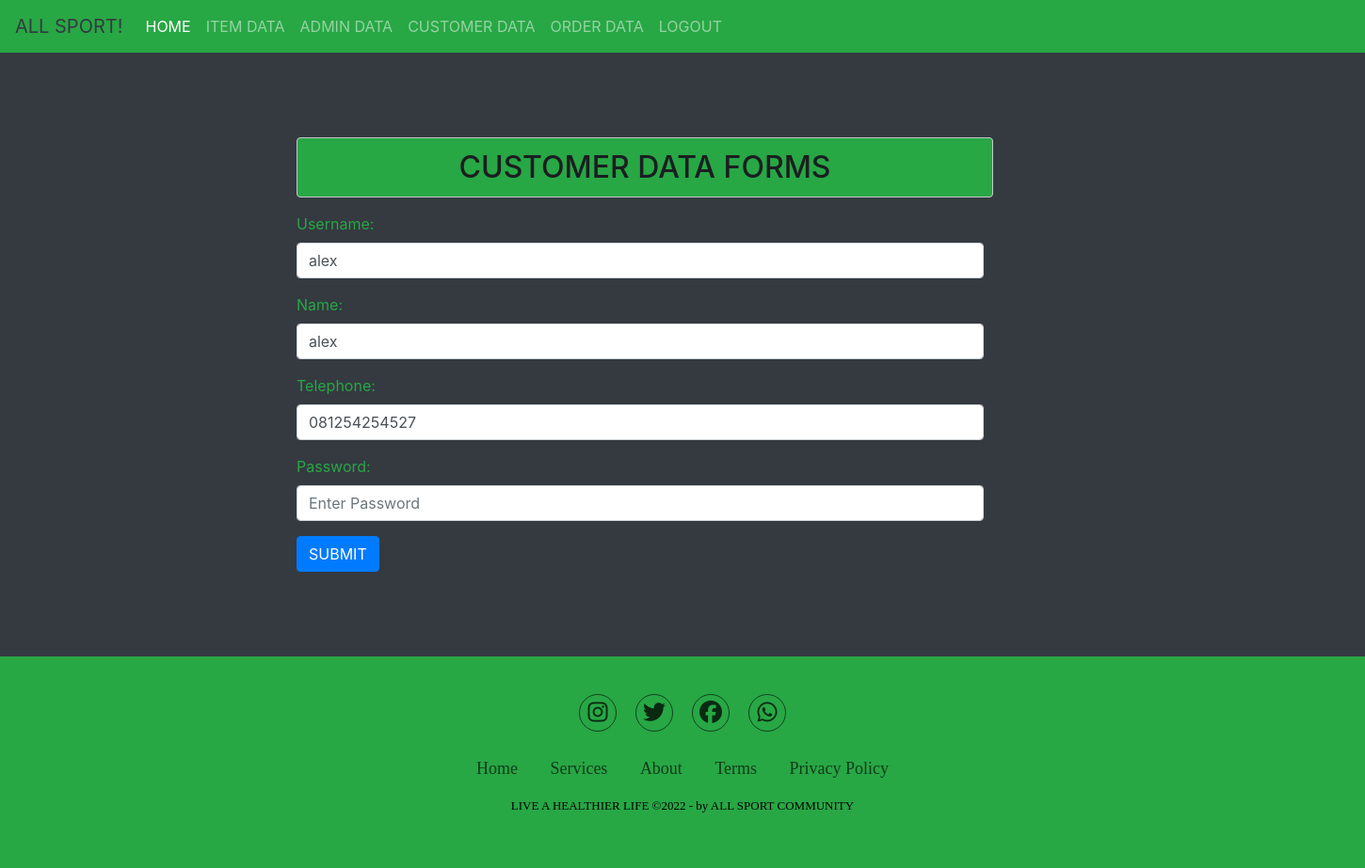
The app's page /update_pembeli.php?id=1 (signed in), older data.
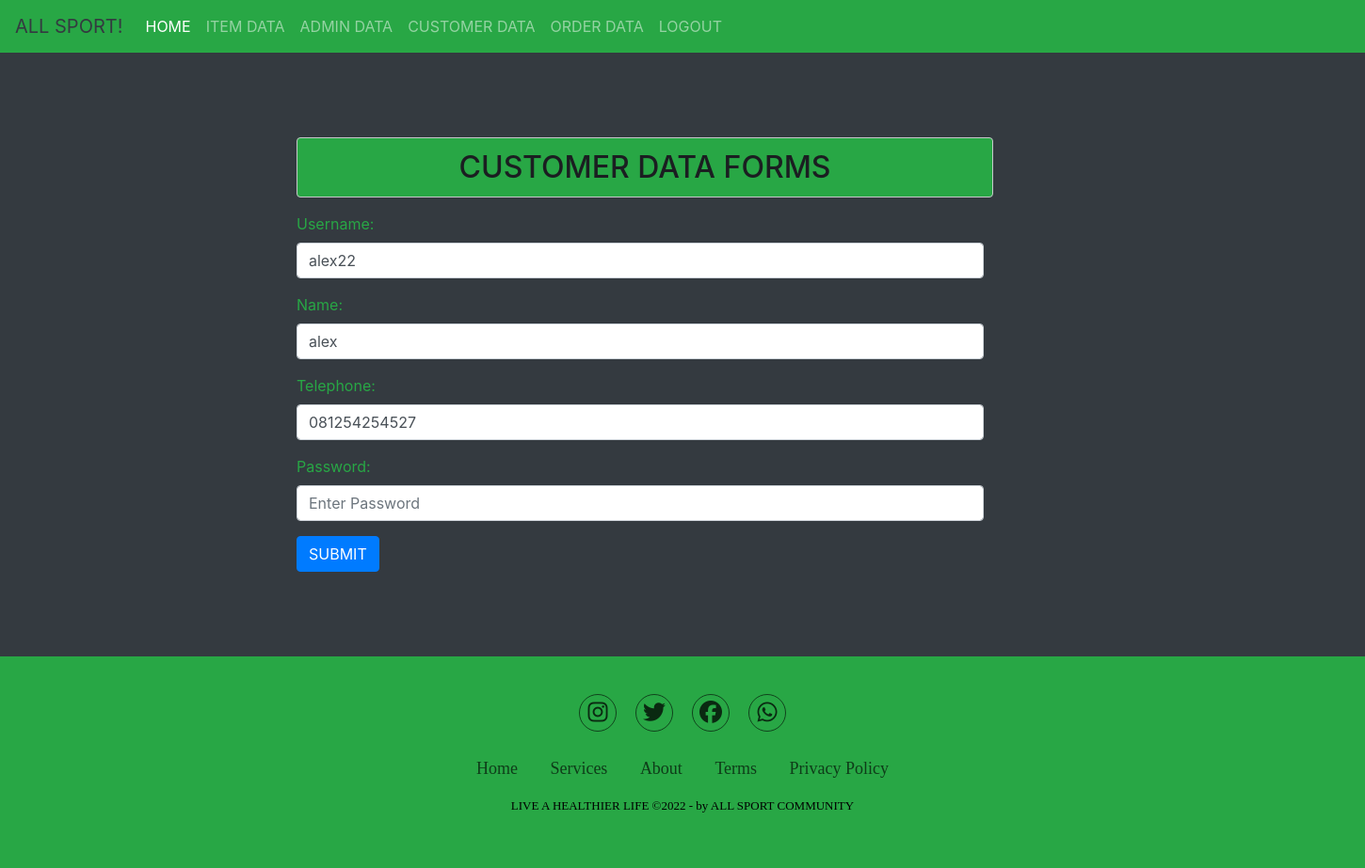
The same page, newer data.
### tables this page shows
CREATE TABLE `customers` (
  `id_plg` int(11) NOT NULL,
  `username_plg` varchar(30) NOT NULL,
  `nama_plg` varchar(30) NOT NULL,
  `no_hp_plg` varchar(15) NOT NULL,
  `password` varchar(255) NOT NULL
);

### update_pembeli.php (the view, shortened to what this page needs)
<?php
  include('koneksi.php');
?>
<!DOCTYPE html>
<html lang="en">
<head>
  <link rel="stylesheet" href="https://cdn.jsdelivr.net/npm/bootstrap@4.0.0/dist/css/bootstrap.min.css">
  <link rel="stylesheet" href="style.css">
  <link rel="stylesheet" href="forms1.css">
  <link rel="stylesheet" href="https://cdnjs.cloudflare.com/ajax/libs/font-awesome/6.2.0/css/all.min.css" />
  <link href="//netdna.bootstrapcdn.com/font-awesome/3.2.1/css/font-awesome.css" rel="stylesheet">
</head>
<body>
  <nav class="navbar navbar-expand-lg navbar-dark bg-success">
    <a class="navbar-brand text-dark" href="#">ALL SPORT!</a>
    <div class="collapse navbar-collapse" id="navbarSupportedContent">
      <ul class="navbar-nav mr-auto">
        <li class="nav-item active">
        <a class="nav-link" href="home.php">HOME <span class="sr-only">(current)</span></a>
        </li>
        <li class="nav-item">
            <a class="nav-link" href="tampilan_barang.php">ITEM DATA</a>
        </li>
        <li class="nav-item">
          <a class="nav-link" href="data_admin.php">ADMIN DATA</a>
        </li>
        <li class="nav-item">
          <a class="nav-link" href="data_pembeli.php">CUSTOMER DATA</a>
        </li>
        <li class="nav-item">
            <a class="nav-link" href="data_pesanan.php">ORDER DATA</a>
        </li>
        <li class="nav-item">
          <a class="nav-link" href="logout.php">LOGOUT</a>
          </li>
      </ul>
    </div>
  </nav>
  <div class="container" style="margin: 90px 300px;">
        <h2 class="alert alert-dark text-center mt-5 col-md-8" style="background-color: #28a745">CUSTOMER DATA FORMS</h2>
        <form action="" method="POST" enctype="multipart/form-data">
        <?php
            $tampil = mysqli_query($koneksi, "SELECT * FROM customers WHERE id_plg = '" . $_GET['id'] . "'");
            if (mysqli_num_rows($tampil) > 0) {
                while ($row = mysqli_fetch_array($tampil)) {
        ?>
             <div class="form-group">
                <div class="row">
                    <div class="col-md-8 text-success">
                        <label for="username_plg">Username:</label>
                        <input type="text" name="username_plg" value="<?php echo $row['username_plg']; ?>" class="form-control" placeholder="Enter Username">
                    </div>
                </div>
            </div>
            <div class="form-group">
                <div class="row">
                    <div class="col-md-8 text-success">
                        <label for="nama_plg">Name:</label>
                        <input type="text" name="nama_plg" value="<?php echo $row['nama_plg']; ?>" class="form-control" placeholder="Enter Name">
                    </div>
                </div>
            </div>
            <div class="form-group">
                <div class="row">
                    <div class="col-md-8 text-success">
                        <label for="no_hp_plg">Telephone:</label>
                        <input type="text" name="no_hp_plg" value="<?php echo $row['no_hp_plg']; ?>" class="form-control" placeholder="Enter Telephone Number">
                    </div>
                </div>
            </div>
            <div class="form-group">
                <div class="row">
                    <div class="col-md-8 text-success">
                        <label for="password">Password:</label>
                        <input type="password" name="password"  class="form-control" placeholder="Enter Password">
                    </div>
                </div>
            </div>
        <?php
            }
        }
        ?>
            <button type="submit" name="submit"  class="btn btn-primary">SUBMIT</button>
        </form>
   </div>
  <section class="footer" style="background-color: #28a745">
    <div class="social">
      <a href="https://www.instagram.com/metanocrzrt_/"><i class="fab fa-instagram"></i></a>
      <a href="https://twitter.com/jokowi"><i class="fab fa-twitter"></i></a>
      <a href="https://id-id.facebook.com/Jokowi/"><i class="fab fa-facebook"></i></a>
      <a href="https://wa.me/6282150808102"> <i class="fab fa-whatsapp"></i> </a>
    </div>
    <ul class="list">
      <li>
        <a href="#">Home</a>
      </li>
      <li>
        <a href="#">Services</a>
      </li>
      <li>
        <a href="#">About</a>
      </li>
      <li>
        <a href="#">Terms</a>
      </li>
      <li>
        <a href="#">Privacy Policy</a>
      </li>
    </ul>
    <p class="copyright">
      LIVE A HEALTHIER LIFE &copy;2022 - by ALL SPORT COMMUNITY
    </p>
  </section>
</body>
</html>

Row changes from the older to the newer data that the page shows:
changed customers "alex": username_plg "alex" → "alex22"
